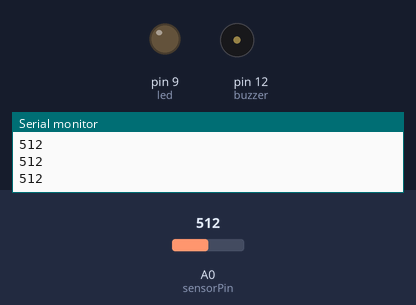
The sketch below on a simulated Arduino Uno, built with avr-gcc and run on an emulated ATmega328P. Parts: output pins drawn as LEDs (lit = HIGH), buzzer (waves = sounding, pin HIGH), the last lines printed to the serial monitor. Dashed ring = blinking. The inputs (shaded band) are chosen by the test bench; at power-on: A0 (sensorPin) = 512.

Above: at 1.3 s.
1.4 s: A0 (sensorPin) set to 104
2.9 s: A0 (sensorPin) set to 92
At 3.7 s:
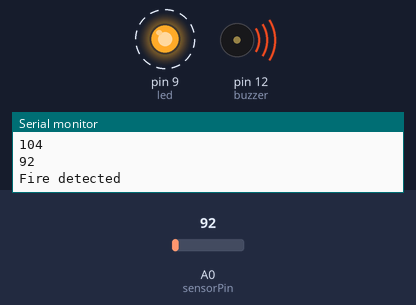
6.0 s: A0 (sensorPin) set to 110
At 6.9 s:
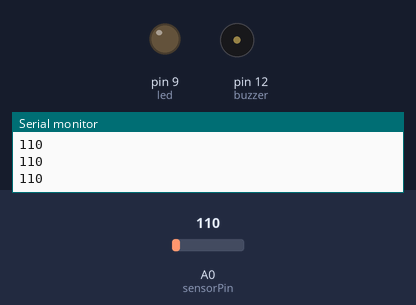
7.6 s: A0 (sensorPin) set to 90
At 8.5 s:
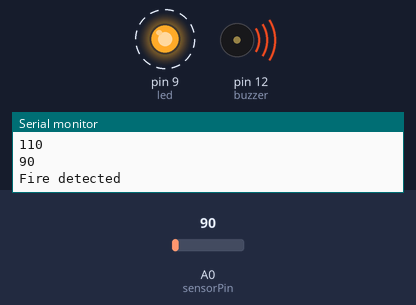
Timing chart, 0 to 11.7 s (numbered marks = the images above; inputs shaded):
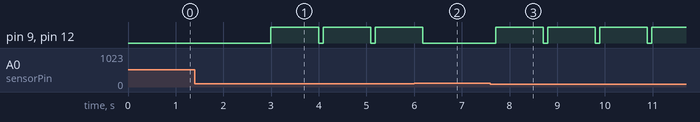

Measured:
- the behaviour switches between 100 and 99 on A0 (sensorPin) (found by bisection; images 0 and 1)
- after the input at 2.9 s, pin 9 (led), pin 12 (buzzer): alternates HIGH for 1.0 s and LOW for 0.09 s, starting after 0.10 s
- after the input at 6.0 s, pin 9 (led), pin 12 (buzzer): goes on until 6.2 s, then stays LOW
- after the input at 7.6 s, pin 9 (led), pin 12 (buzzer): alternates HIGH for 1.0 s and LOW for 0.09 s, starting after 0.11 s

The sketch:

fire_alarm.ino
```cpp
int sensorPin = A0;
int sensorValue = 0;
int led = 9;
int buzzer = 12;
void setup() {
  // put your setup code here, to run once:
  pinMode(led, OUTPUT);
  pinMode(buzzer, OUTPUT);
  Serial.begin(9600);
}

void loop() {
  // put your main code here, to run repeatedly:
  sensorValue = analogRead(sensorPin);
  Serial.println(sensorValue);

  if(sensorValue < 100)
  {
    Serial.println("Fire detected");
    digitalWrite(led, HIGH);
    digitalWrite(buzzer, HIGH);
    delay(1000);
  }

  digitalWrite(led, LOW);
  digitalWrite(buzzer, LOW);
  delay(sensorValue);
}
```
